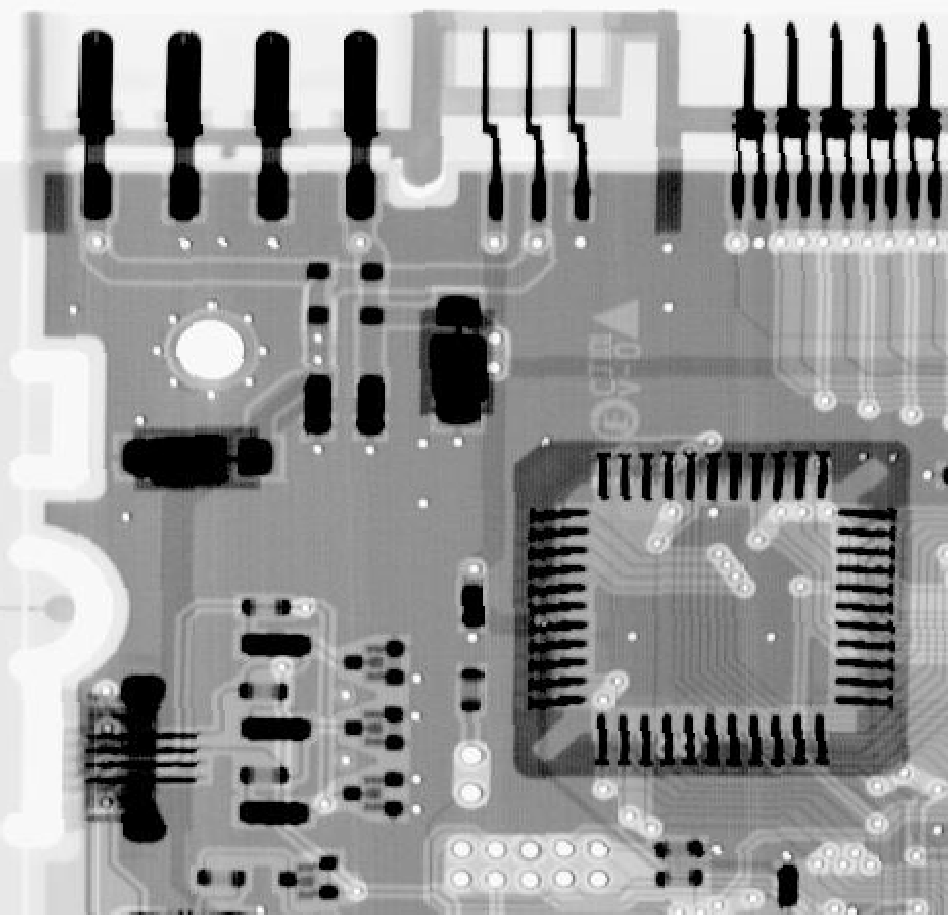
%> input picture 202204/MATLAB_CODES/data/Fig0219(a).tif, 948 x 915 px
$ octave global_thresh.m   (GNU Octave 9; MATLAB toolbox functions it lacks are replaced by stand-ins)
%> lines starting %> are read from the running program, lines starting %| are printed output that depends on the picture; in (x1, y1, x2, y2) boxes, pixels count from 0 and x2, y2 are one past the last pixel; in counts of white or black regions, pixels touching at a corner belong together; the program's own positions count from 1
f = imread('./data/Fig0219(a).tif');
%> f is the input picture: size 915x948 uint8; min 0, max 255, mean 150.8
count = 0;
T = mean2(f);
%> T = 150.8
T
%> T = 150.8
done = false;
while ~done
    count = count + 1;
    g = f > T;
    Tnext = 0.5 * (mean(f(g)) + mean(f(~g)));
    done = abs(T - Tnext) < 0.5;
    T = Tnext;
end
%> this loop made 2 passes
%> (Tnext, done, T) on passes 1 to 2: (150.3, false, 150.3), (150.3, true, 150.3)
%> pass 1, `g = f > T;`:
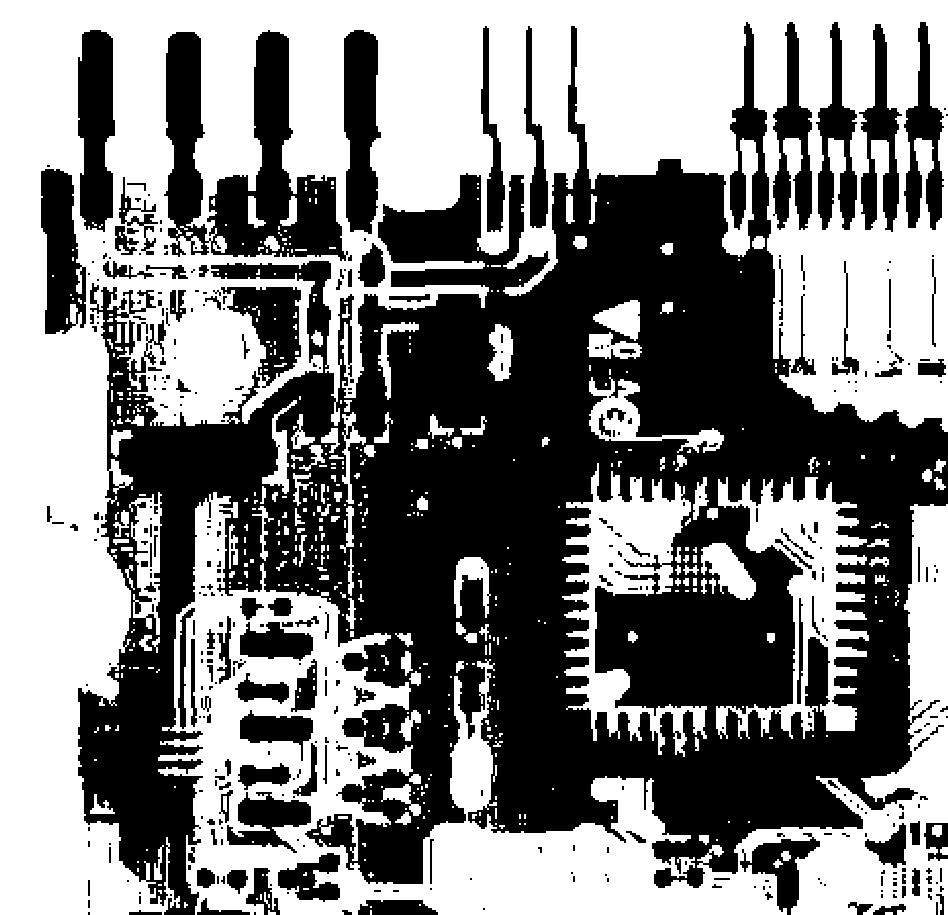
%> g: size 915x948 logical; 50.5% white; 398 black regions (231 under 20 px), largest, box (x1, y1, x2, y2) and area: (78, 22, 948, 915) 334933, (164, 30, 348, 261) 19816, (78, 30, 115, 232) 6064
%> after the loop, count = 2
g = im2bw(f ,T/255);
figure,imhist(f);
%> after `imhist(f)`:
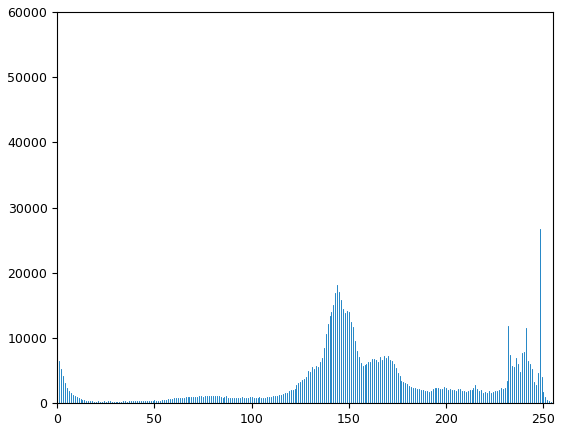
%> figure redrawn from the program's plot data; highest point at x = 0, y = 55115
figure,imshow(g);

$ run again, with 202204/MATLAB_CODES/data/Fig0208(a).tif copied over 202204/MATLAB_CODES/data/Fig0219(a).tif
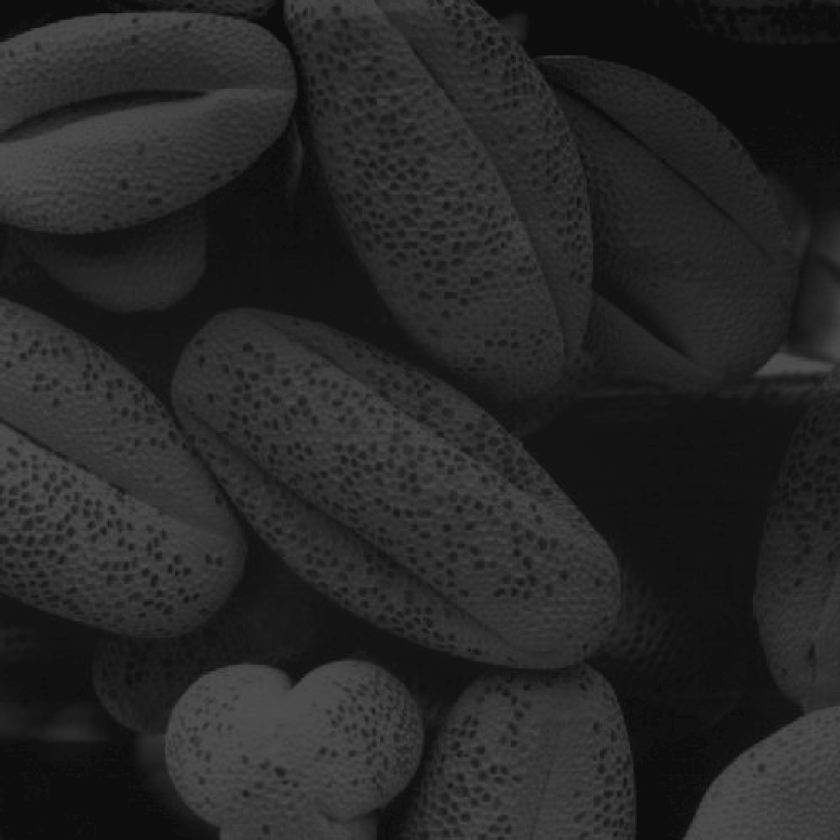
%> input picture 202204/MATLAB_CODES/data/Fig0208(a).tif, 840 x 840 px, shrunk from 1021 x 1021 before the run
%> f is the input picture: size 840x840 uint8; min 9, max 84, mean 38.8
%> `T = mean2(f);`: T = 38.76
%> the loop `while ~done` made 1 pass
%> (Tnext, done, T) on pass 1: (38.66, true, 38.66)
%> pass 1, `g = f > T;`:
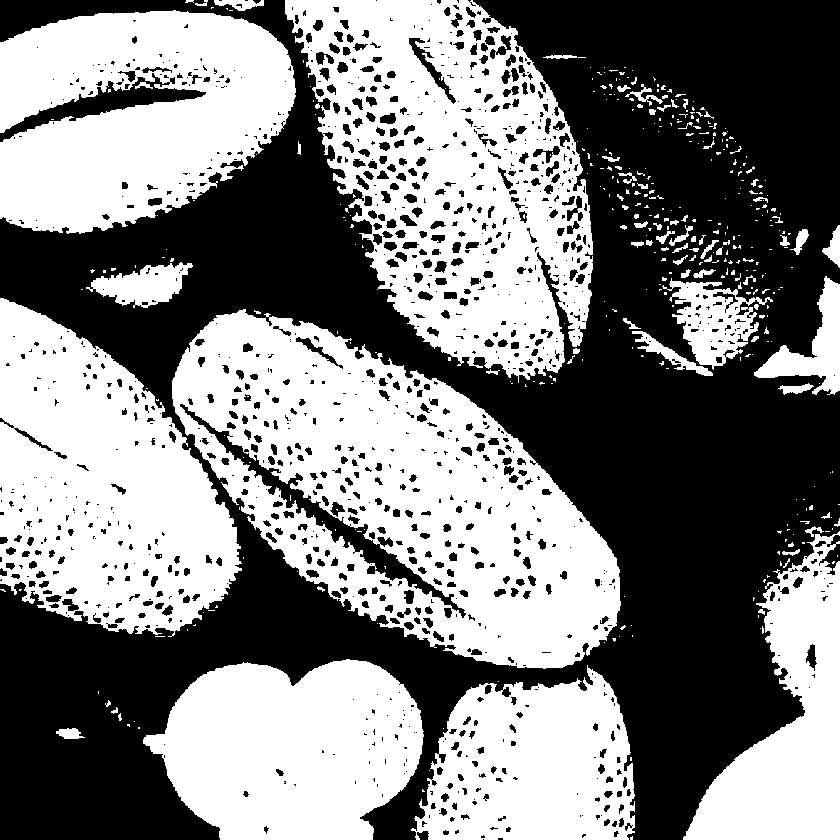
%> g: size 840x840 logical; 50.3% white; 1191 black regions (691 under 20 px), largest, box (x1, y1, x2, y2) and area: (0, 0, 840, 840) 314591, (180, 404, 466, 618) 4564, (0, 73, 206, 142) 3256
%> after the loop `while ~done`: count = 1
%> `imhist(f)`:
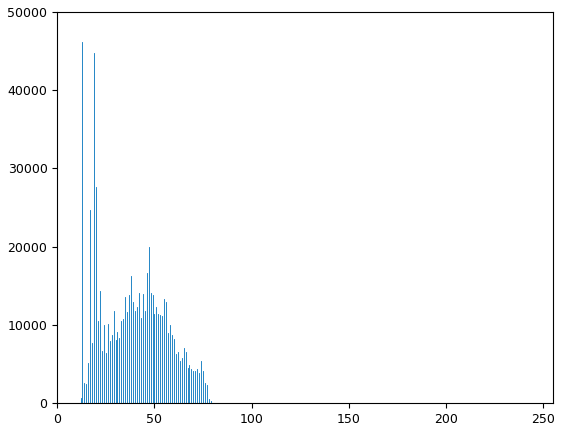
%> figure redrawn from the program's plot data; highest point at x = 13, y = 46139

$ run again, with 202204/MATLAB_CODES/data/Fig0210(a).tif copied over 202204/MATLAB_CODES/data/Fig0219(a).tif
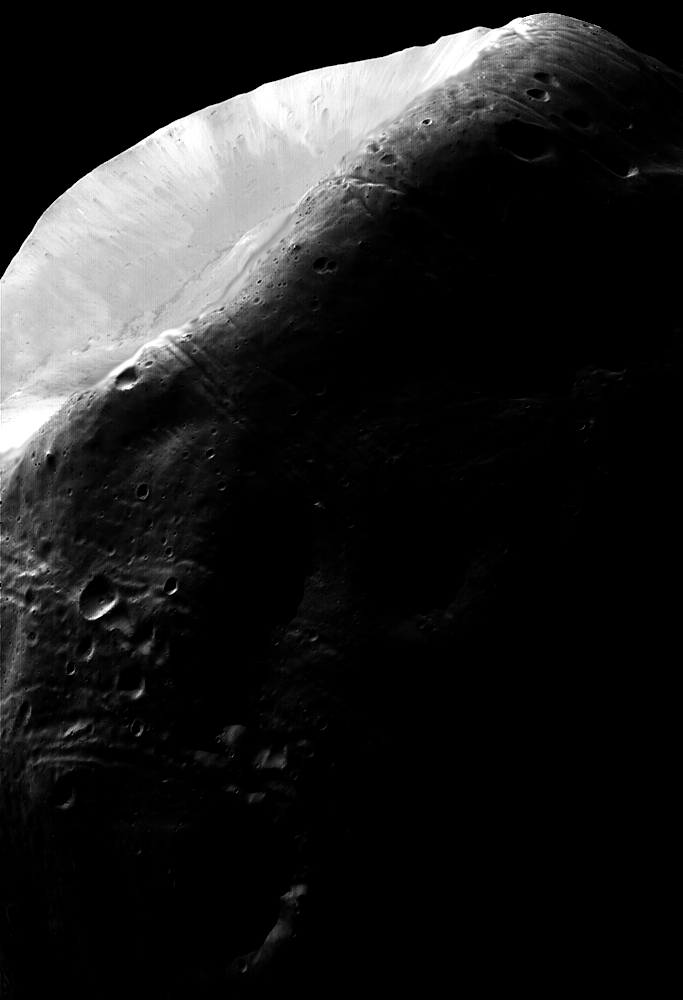
%> input picture 202204/MATLAB_CODES/data/Fig0210(a).tif, 683 x 1000 px
%> f is the input picture: size 1000x683 uint8; min 0, max 255, mean 31.7
%> `T = mean2(f);`: T = 31.73
%> the loop `while ~done` made 4 passes
%> (Tnext, done, T) on passes 1 to 4: (81.78, false, 81.78), (100.1, false, 100.1), (103.6, false, 103.6), (103.9, true, 103.9)
%> pass 1, `g = f > T;`:
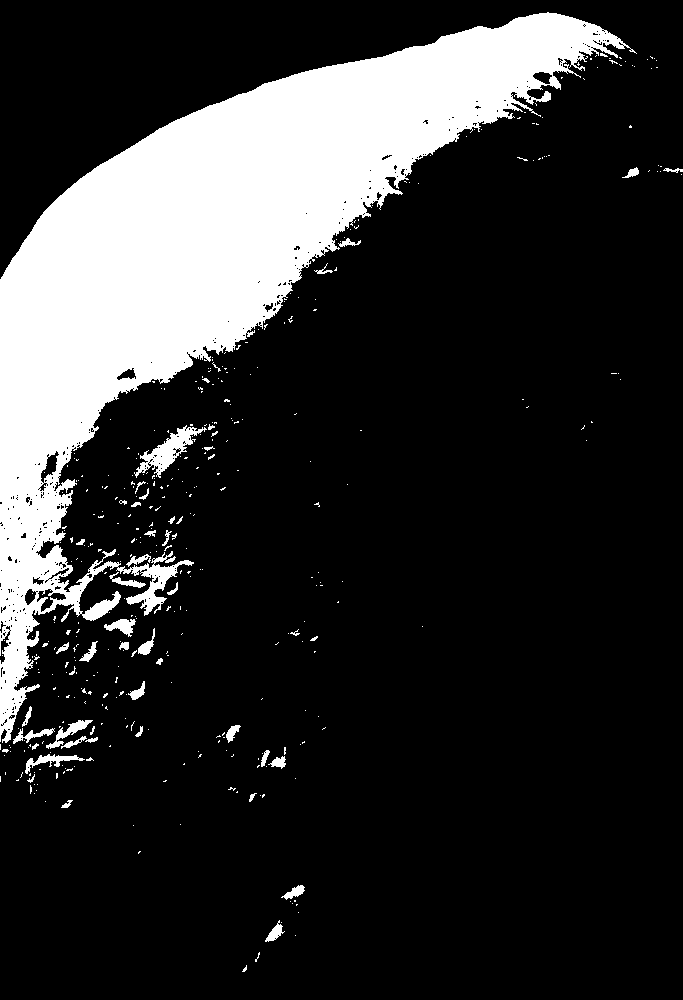
%> g: size 1000x683 logical; 18.6% white; 414 white regions (366 under 20 px), largest, box (x1, y1, x2, y2) and area: (0, 12, 637, 743) 120345, (134, 425, 207, 478) 1186, (25, 754, 85, 774) 365
%> after the loop `while ~done`: count = 4
%> `imhist(f)`:
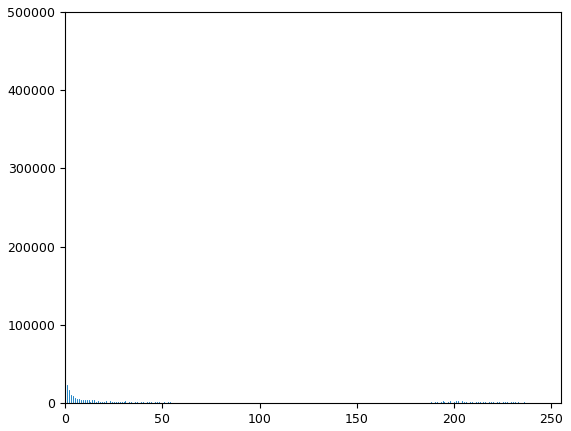
%> figure redrawn from the program's plot data; highest point at x = 0, y = 421847

$ run again, with 202204/MATLAB_CODES/data/Fig0217(a).tif copied over 202204/MATLAB_CODES/data/Fig0219(a).tif
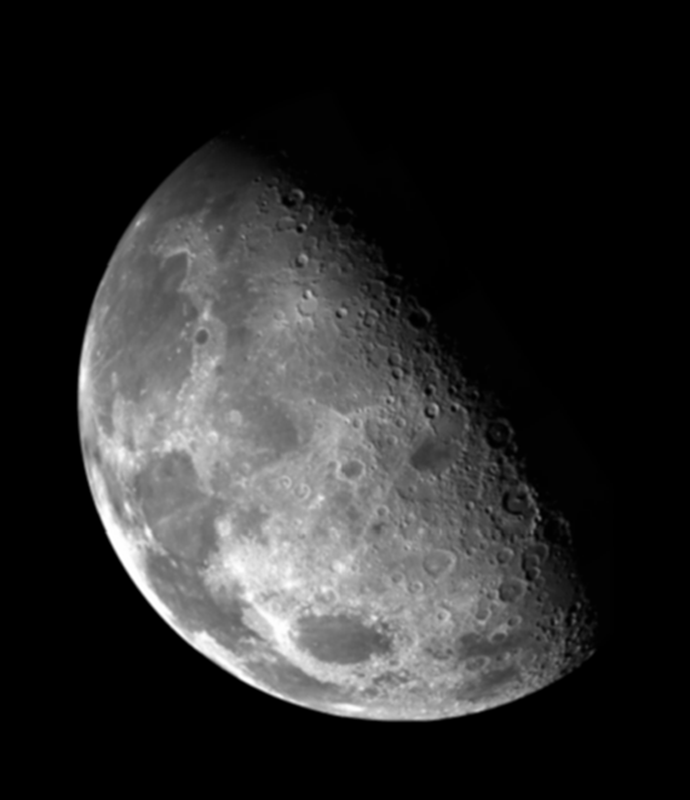
%> input picture 202204/MATLAB_CODES/data/Fig0217(a).tif, 690 x 800 px
%> f is the input picture: size 800x690 uint8; min 0, max 255, mean 42.7
%> `T = mean2(f);`: T = 42.67
%> the loop `while ~done` made 4 passes
%> (Tnext, done, T) on passes 1 to 4: (64.77, false, 64.77), (69.03, false, 69.03), (70.19, false, 70.19), (70.44, true, 70.44)
%> pass 1, `g = f > T;`:
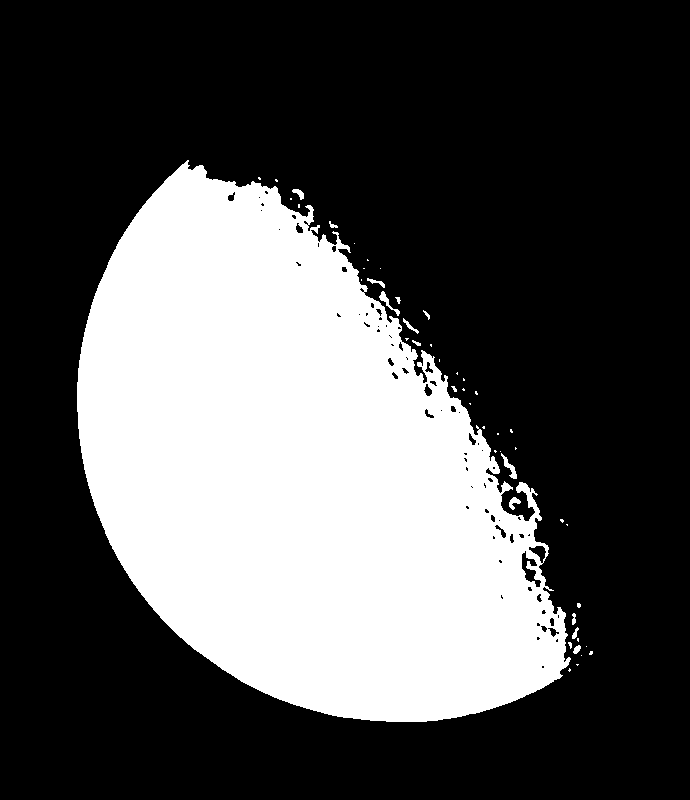
%> g: size 800x690 logical; 32.5% white; 48 white regions (33 under 20 px), largest, box (x1, y1, x2, y2) and area: (77, 160, 571, 722) 178690, (501, 453, 517, 479) 129, (379, 291, 400, 316) 117
%> after the loop `while ~done`: count = 4
%> `imhist(f)`:
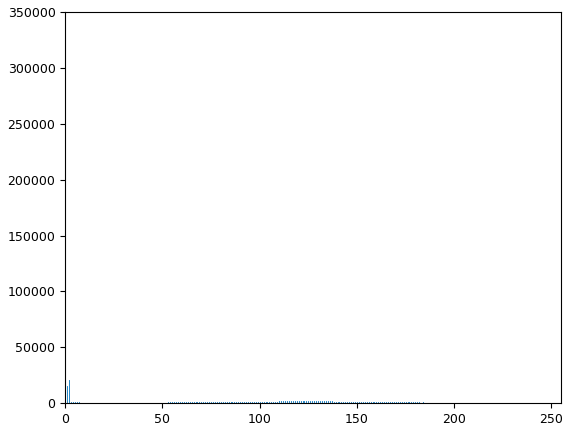
%> figure redrawn from the program's plot data; highest point at x = 0, y = 313271
